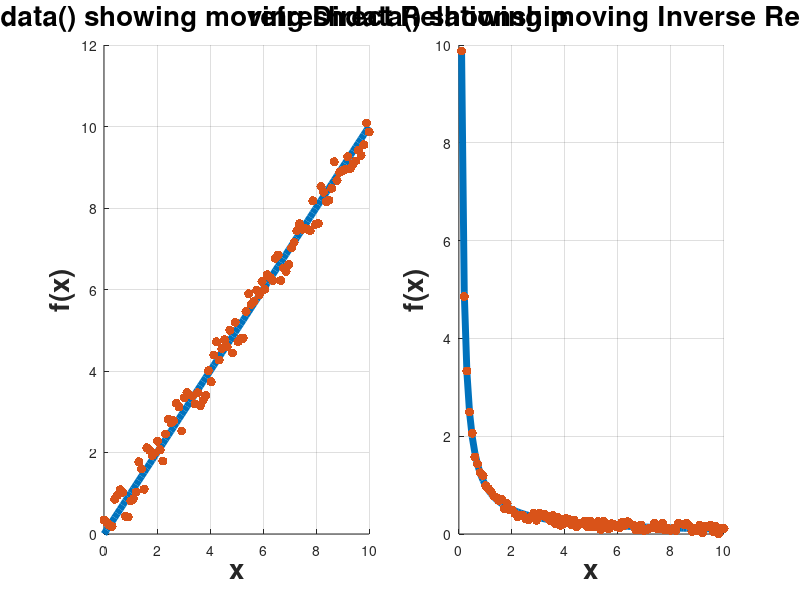

The MATLAB script that drew this image:
clear all; close all; clc;
h=figure('Position',[1 21 1366 670], ...
'Name','refreshdata Command Demonstrations - Direct and Inverse Relationship');
error=0.5;
xi=0;
xf=10;
x=linspace(xi,xf,100);
lw=5;
%%%%%%%%%%%%%%%%%%%%%%%%%%%%%%%%%%%%%%
subplot(1,2,1)
y=x;
y2=y;
ye=abs(x+(2*error*rand(1,length(x))-error));
ye2=ye;
hold on;
plot(x,y,'linewidth',lw,"ydatasource","y")
plot(x,ye,'.','markersize',20,"ydatasource","ye")
title("refreshdata() showing moving Direct Relationship",...
'fontsize',20);
xlabel('x','fontweight','bold','fontsize',20)
ylabel('f(x)','fontweight','bold','fontsize',20)
hold off;
grid on;
%%%%%%%%%%%%%%%%%%%%%%%%%%%%%%%%%%%%%%%%%%%
subplot(1,2,2)
y3=1./x;
y4=y3;
error=0.1;
ye5=abs(1./x+(2*error*rand(1,length(x))-error));
ye6=ye5;
hold on;
plot(x,y,'linewidth',lw,"ydatasource","y3")
plot(x,ye,'.','markersize',20,"ydatasource","ye5")
title("refreshdata() showing moving Inverse Relationship",...
'fontsize',20);
xlabel('x','fontweight','bold','fontsize',20)
ylabel('f(x)','fontweight','bold','fontsize',20)
hold off;
grid on;
%%%%%%%%%%%%%%%%%%%%%%%%%%%%%%%%%%%%%%%%%%%
n=length(x);
for k=1:1
i=1;
while i <= n
pause(0.1);
y=y2(1:i);
ye=ye2(1:i);
y3=y4(1:i);
ye5=ye6(1:i);
refreshdata(gcf,"caller");
i=i+1;
endwhile
endfor
